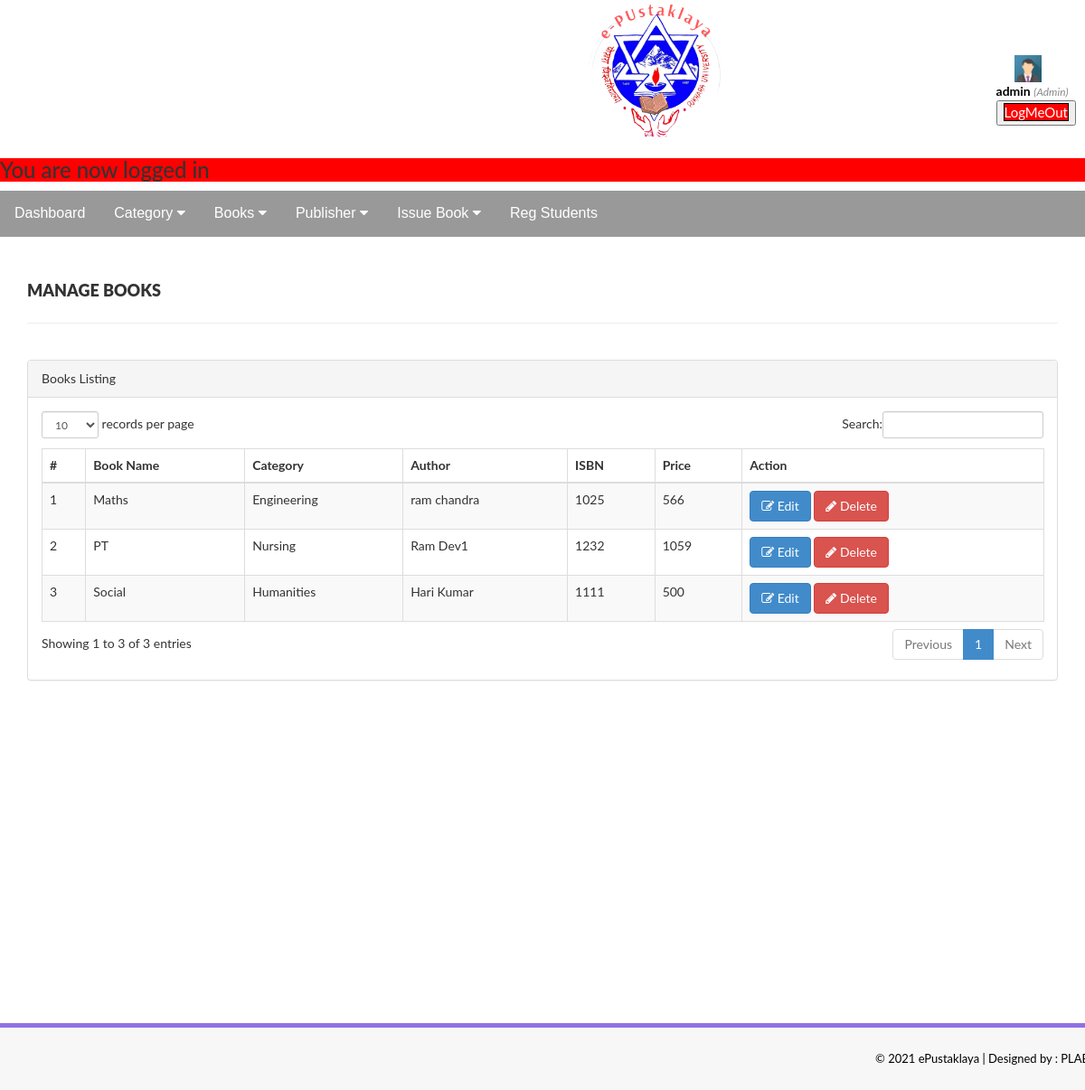
The app's page /admin/managebooks.php (signed in) with its own data.
### tables this page shows
CREATE TABLE `tblbooks` (
  `id` int(11) NOT NULL,
  `BookName` varchar(255) DEFAULT NULL,
  `CatId` int(11) DEFAULT NULL,
  `AuthorId` int(11) DEFAULT NULL,
  `ISBNNumber` int(11) DEFAULT NULL,
  `BookPrice` int(11) DEFAULT NULL,
  `RegDate` timestamp NULL DEFAULT current_timestamp(),
  `UpdationDate` timestamp NULL DEFAULT NULL ON UPDATE current_timestamp()
);

CREATE TABLE `tblcategory` (
  `id` int(11) NOT NULL,
  `CategoryName` varchar(150) DEFAULT NULL,
  `CreationDate` timestamp NULL DEFAULT current_timestamp(),
  `UpdationDate` timestamp NULL DEFAULT NULL ON UPDATE current_timestamp()
);

CREATE TABLE `tblauthors` (
  `id` int(11) NOT NULL,
  `AuthorName` varchar(159) DEFAULT NULL,
  `creationDate` timestamp NULL DEFAULT current_timestamp(),
  `UpdationDate` timestamp NULL DEFAULT NULL ON UPDATE current_timestamp()
);

### admin/managebooks.php (the view, shortened to what this page needs)
<?php
include('includes/connection1.php');
function isLoggedIn()
{
	if (isset($_SESSION['user'])) {
		return true;
	}else{
		return false;
	}
}
if (!isLoggedIn()) {
  $_SESSION['msg'] = "You must log in first";
  header('location:../index.php');
}
else{
    ?>
<!DOCTYPE html>
<html xmlns="http://www.w3.org/1999/xhtml">
<head>
    <link href="assets/css/bootstrap.css" rel="stylesheet" />
    <link href="assets/css/font-awesome.css" rel="stylesheet" />
    <link href="assets/js/dataTables/dataTables.bootstrap.css" rel="stylesheet" />
    <link href="assets/css/style.css" rel="stylesheet" />
</head>
<body style=" background: url(back.jpg) no-repeat center center fixed;
  -webkit-background-size: cover;
  -moz-background-size: cover;
  -o-background-size: cover;
  background-size: cover;">
<?php include('includes/header1.php');?>
    <div class="content-wrapper">
         <div class="container">
        <div class="row pad-botm">
            <div class="col-md-12">
                <h4 class="header-line">Manage Books</h4>
    </div>
     <div class="row">
</div>
        </div>
            <div class="row">
                <div class="col-md-12">
                    <div class="panel panel-default">
                        <div class="panel-heading">
                           Books Listing
                        </div>
                        <div class="panel-body">
                            <div class="table-responsive">
                                <table class="table table-striped table-bordered table-hover" id="dataTables-example">
                                    <thead>
                                        <tr>
                                            <th>#</th>
                                            <th>Book Name</th>
                                            <th>Category</th>
                                            <th>Author</th>
                                            <th>ISBN</th>
                                            <th>Price</th>
                                            <th>Action</th>
                                        </tr>
                                    </thead>
                                    <tbody>
<?php $sql = "SELECT tblbooks.BookName,tblcategory.CategoryName,tblauthors.AuthorName,tblbooks.ISBNNumber,tblbooks.BookPrice,tblbooks.id as bookid from  tblbooks join tblcategory on tblcategory.id=tblbooks.CatId join tblauthors on tblauthors.id=tblbooks.AuthorId";
$query = $dbh -> prepare($sql);
$query->execute();
$results=$query->fetchAll(PDO::FETCH_OBJ);
$cnt=1;
if($query->rowCount() > 0)
{
foreach($results as $result)
{               ?>
                                        <tr class="odd gradeX">
                                            <td class="center"><?php echo htmlentities($cnt);?></td>
                                            <td class="center"><?php echo htmlentities($result->BookName);?></td>
                                            <td class="center"><?php echo htmlentities($result->CategoryName);?></td>
                                            <td class="center"><?php echo htmlentities($result->AuthorName);?></td>
                                            <td class="center"><?php echo htmlentities($result->ISBNNumber);?></td>
                                            <td class="center"><?php echo htmlentities($result->BookPrice);?></td>
                                            <td class="center">
                                            <a href="editbooks.php?bookid=<?php echo htmlentities($result->bookid);?>"><button class="btn btn-primary"><i class="fa fa-edit "></i> Edit</button>
                                          <a href="managebooks.php?del=<?php echo htmlentities($result->bookid);?>" onclick="return confirm('Are you sure you want to delete?');"" >  <button class="btn btn-danger"><i class="fa fa-pencil"></i> Delete</button>
                                            </td>
                                        </tr>
 <?php $cnt=$cnt+1;}} ?>
                                    </tbody>
                                </table>
                            </div>
                        </div>
                    </div>
                </div>
            </div>
    </div>
    </div>
  <?php include('includes/footer.php');?>
</body>
</body>
</html>
<?php  } ?>

### admin/includes/header1.php (shortened to what this page needs)
<div class="header">
  <link rel="stylesheet" type="text/css" href="styleadmin.css">
    <img src="../img/pu_logo.png" alt="Avatar" width="80px" href="index.php" style=" max-width: 150px; margin-top: 5px;width: auto; margin-left: 650px; height: auto;">
    <div class="content">
            <?php if (isset($_SESSION['success'])) : ?>
              <div class="error success" >
                <h3>
                  <?php
                    echo $_SESSION['success'];
                  ?>
                </h3>
              </div>
            <?php endif ?>
          </div>
        <div class="profile_info" style="top: 0; float: right; margin:-150px 10px; ">
              <img src="user.png" width="50" height="40"  style=" align-content: center; padding-left: 20px; height: auto;">
              <div>
                <?php  if (isset($_SESSION['user'])) : ?>
                  <strong style="color: black;"><?php echo $_SESSION['user']['username']; ?></strong>
                  <small>
                    <i  style="color: #888;">(<?php echo ucfirst($_SESSION['user']['user_type']); ?>)</i>
                    <br>
                   <button><a href="../index.php?logout='1'" style="border:1px solid black; align-content: center; background-color: red; color: white; font-size: 15px; ">LogMeOut</a></button>
                  </small>
                <?php endif ?>
              </div>
            </div>
  </div>
   <div class="navbara">
      <a href="home.php">Dashboard</a>
    <div class="dropdowna">
        <button class="dropbtna">Category
          <i class="fa fa-caret-down"></i>
        </button>
   </div>
     <div class="dropdowna">
        <button class="dropbtna">Books
          <i class="fa fa-caret-down"></i>
        </button>
      </div>
     <div class="dropdowna">
        <button class="dropbtna">Publisher
          <i class="fa fa-caret-down"></i>
        </button>
      </div>
     <div class="dropdowna">
        <button class="dropbtna">Issue Book
          <i class="fa fa-caret-down"></i>
        </button>
      </div>
      <a href="regstudents.php">Reg Students</a>
  </div>

### admin/includes/footer.php (shortened to what this page needs)
<section class="footer-section" style="margin-top: 400px auto;">
     <div class="container">
         <div class="row">
             <div class="col-md-12">
                &copy; 2021 ePustaklaya |<a href="#" target="_blank"  > Designed by : PLAB</a>
             </div>
         </div>
     </div>
 </section>

### admin/assets/css/style.css (style rules this page uses)
.content-wrapper { margin-top: 40px; min-height:800px; padding-bottom:90px; }
.header-line { font-weight:900; padding-bottom:25px; border-bottom:1px solid #eeeeee; text-transform:uppercase; }
.pad-botm { padding-bottom:30px; }
.footer-section { padding:25px 50px 25px 50px; color:#000; font-size:13px; background-color: #f7f7f7; text-align:right; border-top:5px solid #9170E4; }
.footer-section a, .footer-section a:hover { color:#000; }

### admin/styleadmin.css (style rules this page uses)
body { font-family: "Lato", sans-serif; background-color: #e4e9f0; }
.navbara { overflow: hidden; background: rgba(0,0,0,0.4); font-family: Arial; }
.navbara a { float: left; font-size: 16px; color: white; text-align: center; padding: 14px 16px; text-decoration: none; }
.dropdowna { float: left; overflow: hidden; }
.dropdowna .dropbtna { font-size: 16px; border: none; outline: none; color: white; padding: 14px 16px; background-color: inherit; font-family: inherit; margin: 0; }
.error { background-color: red; }
.footer-section { padding:25px 50px 25px 50px; margin-top: auto; color:#000; font-size:13px; background-color: #f7f7f7; text-align:right; border-top:5px solid #9170E4; }
.footer-section a, .footer-section a:hover { color:#000; }

### admin/includes/footer.php (style rules this page uses)
.footer-section { padding:25px 50px 25px 50px; margin-top: 30px; color:#000; font-size:13px; background-color: #f7f7f7; text-align:right; border-top:5px solid #9170E4; }
.footer-section a, .footer-section a:hover { color:#000; }

### records on screen
tblbooks: BookName "Maths", tblcategory.CategoryName "Engineering", AuthorId.AuthorName "ram chandra", ISBNNumber "1025", BookPrice "566"
tblbooks: BookName "PT", tblcategory.CategoryName "Nursing", AuthorId.AuthorName "Ram Dev1", ISBNNumber "1232", BookPrice "1059"
tblbooks: BookName "Social", tblcategory.CategoryName "Humanities", AuthorId.AuthorName "Hari Kumar", ISBNNumber "1111", BookPrice "500"

### other values on screen
$_SESSION['success'] "You are now logged in"
$_SESSION['user']['username'] "admin"
$_SESSION['user']['user_type'] "Admin"
